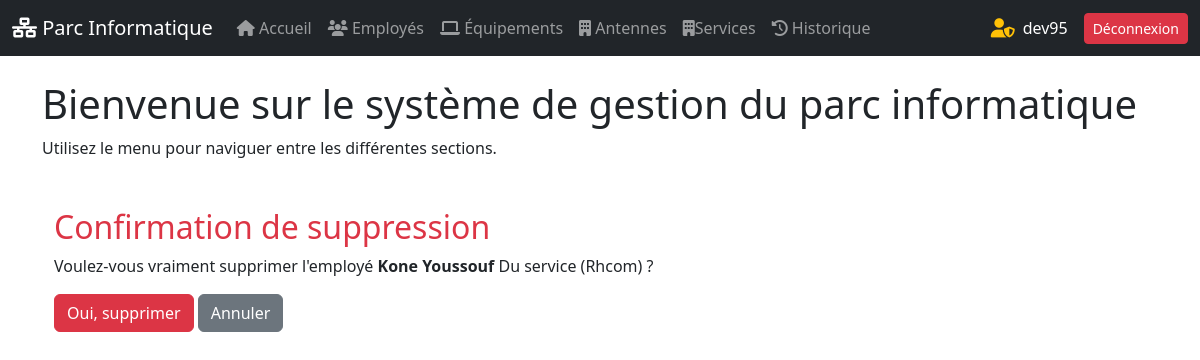
The app's page /employe/3/supprimer (signed in) with its own data.
### gestion_parc/models.py (models this page shows, shortened)
class Employe(models.Model):
    nom = models.CharField(max_length=100)
    prenom = models.CharField(max_length=100)
    email = models.EmailField(unique=True)
    fonction = models.CharField(max_length=150)
    service = models.ForeignKey(Service, on_delete=models.CASCADE)
    telephone = models.CharField(max_length=16, unique=True)

class Service(models.Model):
    nom = models.CharField(max_length=100, unique=True)
    chef = models.CharField(max_length=100, unique=True)
    description = models.TextField()
    antenne = models.ForeignKey(Antenne, on_delete=models.CASCADE)

### gestion_parc/views.py (the view)
# urls.py: path('employe/<int:id>/supprimer', views.supprimer_employe, name='supprimer_employe'),
@login_required
def supprimer_employe(request, id):
    employe = get_object_or_404(Employe, pk=id)
    if request.method == "POST":
        employe.delete()
        messages.success(request, "Employé supprimé avec succès !")
        return redirect('liste_employes')
    return render(request, 'gestion_parc/supprimer_employe.html', {'employe': employe})

### gestion_parc/templates/gestion_parc/supprimer_employe.html (shortened to what this page needs)
{% extends "base.html" %}
{% block content %}
<div class="container mt-5">
    <h2 class="text-danger">Confirmation de suppression</h2>
    <p>Voulez-vous vraiment supprimer l'employé <strong>{{ employe.nom }} {{ employe.prenom }} </strong>Du service ({{ employe.service.nom }}) ?</p>
    <form method="POST">
        <button type="submit" class="btn btn-danger">Oui, supprimer</button>
        <a href="{% url 'liste_employes' %}" class="btn btn-secondary">Annuler</a>
    </form>
</div>
{% endblock  %}

### templates/base.html (shortened to what this page needs)
{% load static %}
<!DOCTYPE html>
<html lang="fr">
<head>
    <link rel="stylesheet" href="{% static "css/dashbord.css" %}">
    <link rel="stylesheet" href="https://cdn.jsdelivr.net/npm/bootstrap@5.3.0/dist/css/bootstrap.min.css">
    <link rel="stylesheet" href="https://cdnjs.cloudflare.com/ajax/libs/font-awesome/6.4.0/css/all.min.css">
    <link rel="stylesheet" href="https://cdn.jsdelivr.net/npm/bootstrap@5.3.0/dist/css/bootstrap.min.css">
</head>
<body>
    <nav class="navbar navbar-expand-lg navbar-dark bg-dark">
        <div class="container-fluid">
            <a class="navbar-brand" href="{% url "home" %}">
                <i class="fas fa-network-wired"></i> Parc Informatique
            </a>
            <div class="collapse navbar-collapse" id="navbarNav">
                <ul class="navbar-nav me-auto">
                    {% if user.is_authenticated %}
                    <li class="nav-item">
                        <a class="nav-link" href="{% url "home" %}"><i class="fas fa-home"></i> Accueil</a>
                    </li>
                    <li class="nav-item">
                        <a class="nav-link" href="{% url "liste_employes" %}"><i class="fas fa-users"></i> Employés</a>
                    </li>
                    <li class="nav-item">
                        <a class="nav-link" href="{% url "liste_equipements" %}"><i class="fas fa-laptop"></i> Équipements</a>
                    </li>
                    <li class="nav-item">
                        <a class="nav-link" href="{% url "liste_antennes" %}"><i class="fas fa-building"></i> Antennes</a>
                    </li>
                    <li class="nav-item">
                        <a class="nav-link" href="{% url "liste_services" %}"><i class="fas fa-building"></i>Services</a>
                    </li>
                    <li class="nav-item">
                        <a class="nav-link" href="{% url "historique_list" %}"><i class="fas fa-history"></i> Historique</a>
                    </li>
                </ul>
                <div class="d-flex align-items-center">
                    {% if user.is_superuser %}
                        <i class="fa-solid fa-user-shield text-warning me-2" title="Administrateur connecté"></i>
                    {% else %}
                        <i class="fa-solid fa-user text-success me-2" title="Utilisateur connecté"></i>
                    {% endif %}
                        <span class="me-3">{{ user.username }}</span>
                        <a href="{% url 'deconnexion' %}" class="btn btn-danger btn-sm">Déconnexion</a>
                </div>
                {% else %}
                    <a href="{% url 'connexion' %}" class="btn btn-primary">Connexion</a>
                {% endif %}
            </div>
        </div>
    </nav>
    <div class="container mt-4">
        <h1>Bienvenue sur le système de gestion du parc informatique</h1>
        <p>Utilisez le menu pour naviguer entre les différentes sections.</p>
        {% block content %}{% endblock  %}
    </div>
</body>
</html>

### templates/base.html (style rules this page uses)
.fa-user-shield { font-size: 1.2rem; color: gold; }
span { color: #fff; }

### records on screen
Employe: nom "Kone", prenom "Youssouf", service.nom "Rhcom"

### other values on screen
{{ user.username }} "dev95"
